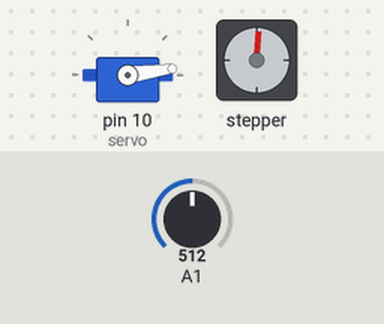
Bench run of a sketch on a simulated Arduino Uno, built with avr-gcc and run on an emulated ATmega328P. Parts: servo, stepper motor. The test bench sets the inputs (shaded band); at power-on: A1 = 512. Stepper angles assume 4096 steps per turn.

Above: at 1.8 s.
1.9 s: A1 set to 716
At 2.9 s:
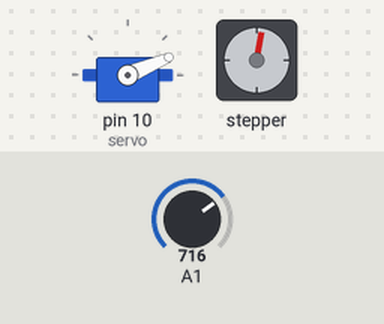
5.4 s: A1 set to 511
At 6.9 s:
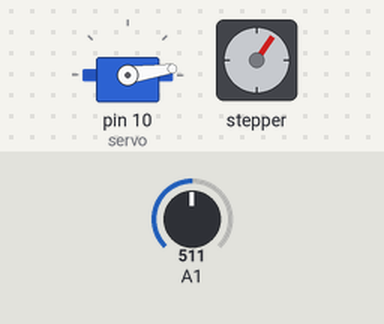
8.9 s: A1 set to 900
At 9.9 s:
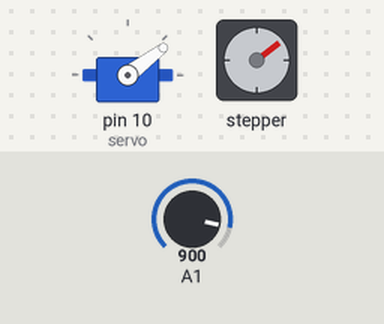
12.4 s: A1 set to 1023
At 14.0 s:
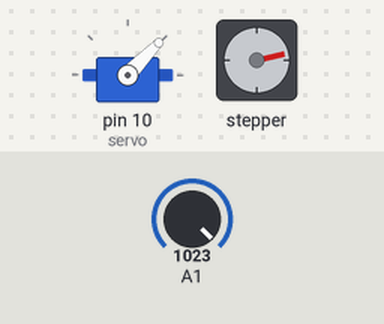
15.9 s: A1 set to 306
At 17.0 s:
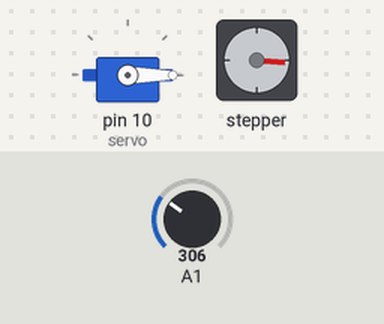
Timing chart, 0 to 32.7 s (numbered marks = the images above; inputs shaded):
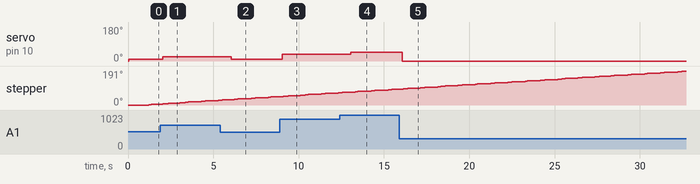

The sketch:

basic-viz.ino
```cpp
#include <AccelStepper.h>
#include <Servo.h>
#define HALFSTEP 8

int counter = 0;
unsigned long timeout = 0;
boolean resetClock = false;

// Motor pin definitions
#define motorPin1  6     // IN1 on the ULN2003 driver 1
#define motorPin2  7     // IN2 on the ULN2003 driver 1
#define motorPin3  8     // IN3 on the ULN2003 driver 1
#define motorPin4  9     // IN4 on the ULN2003 driver 1

AccelStepper stepper1(HALFSTEP, motorPin1, motorPin3, motorPin2, motorPin4);
Servo servo;

void setup()
{
  stepper1.setMaxSpeed(2000.0);
  stepper1.setAcceleration(500.0);
  stepper1.setSpeed(2000);

  servo.attach(10);
  servo.write(0);
}

void loop()
{
  if (stepper1.distanceToGo() == 0 && timeout < millis())
  {
    int pos = counter * 68;
    stepper1.moveTo(pos);
    servo.write(map(analogRead(A1), 400, 1000, 0, 45));

    if (resetClock)
    {
      resetClock = false;
      timeout = millis() + 10000;
    }
    else
    {
      timeout = millis() + 1000;
    }

    counter++;

    if (pos >= 4012)
    {
      counter = 0;
      resetClock = true;
    }
  }
  stepper1.run();
}
```

Measured:
- after the input at 1.9 s, servo on pin 10 (servo): 8° → 23° after 0.15 s
- after the input at 5.4 s, servo on pin 10 (servo): 23° → 8° after 0.65 s
- after the input at 8.9 s, servo on pin 10 (servo): 8° → 37° after 0.15 s
- after the input at 12.4 s, servo on pin 10 (servo): 37° → 46° after 0.66 s
- after the input at 15.9 s, servo on pin 10 (servo): 46° → 0° after 0.16 s
